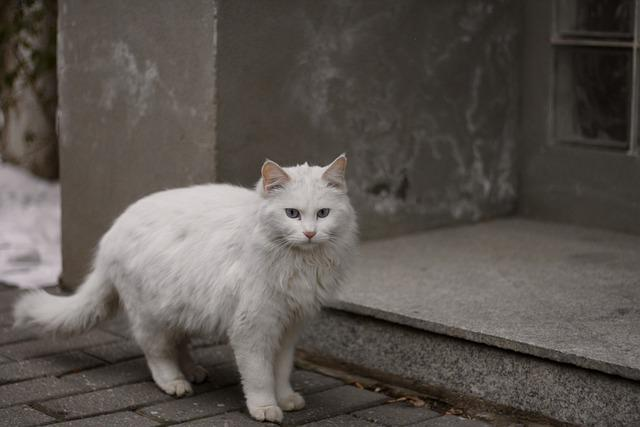
#> input picture img1.jpg, 640 x 427 px
$ python py38.py
#> lines starting #> are read from the running program, lines starting #| are printed output that depends on the picture
### py35.py
import cv2

# 기능(코드를 저장)
def 이미지띄우기():
    img = cv2.imread("img1.jpg")
#> img is the input picture: shape (427, 640, 3); mean B, G, R 79.4, 84.2, 90.2
    cv2.imshow("title", img)
    cv2.waitKey(0)

def 이미지띄우기2(이미지이름):
#> called with 이미지이름 = 'img2.jpg'
    img = cv2.imread(이미지이름)
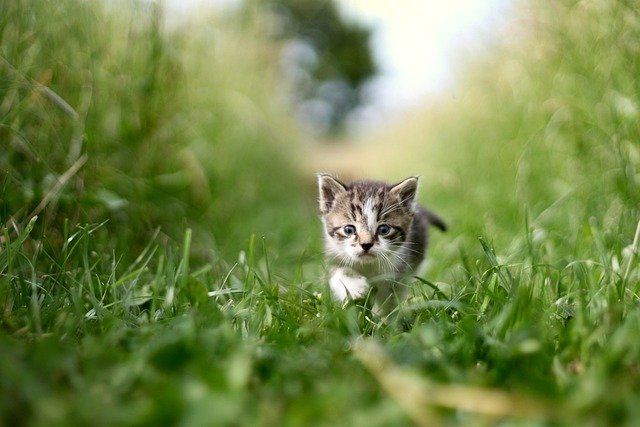
#> input picture img2.jpg, 640 x 427 px
#> img is the input picture: shape (427, 640, 3); mean B, G, R 73.9, 135.2, 116.6
    cv2.imshow("title", img)

    cv2.waitKey(0)

def 회색이미지(이미지이름):
#> called with 이미지이름 = 'img3.jpg'
    img = cv2.imread(이미지이름)
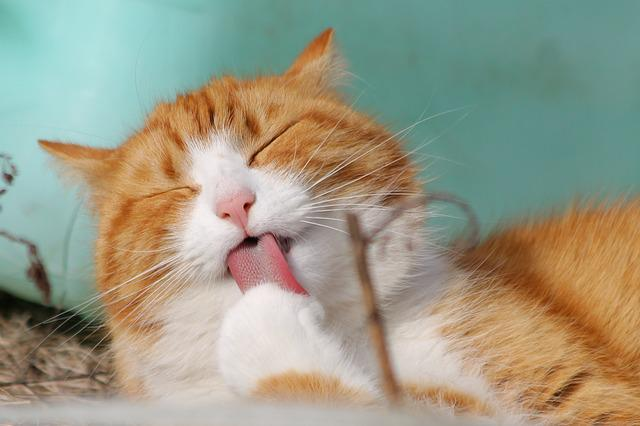
#> input picture img3.jpg, 640 x 426 px
#> img is the input picture: shape (426, 640, 3); mean B, G, R 134.2, 154.2, 155.2
    gray = cv2.cvtColor(img, cv2.COLOR_BGR2GRAY)
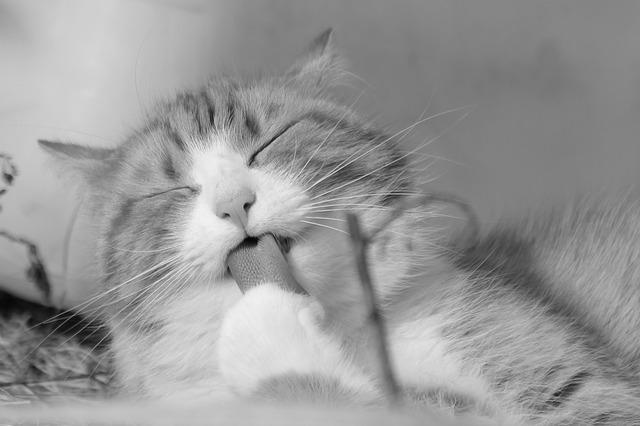
#> gray: shape (426, 640); min 1, max 243, mean 152.2
    cv2.imshow("title", gray)
    cv2.waitKey(0)

# [14 lines of commented-out code are left out]

### py38.py
import py35                     # py35.py 파일을 복사붙여넣기
import py35 as p                # py35.py 파일을 복사붙여넣기하고 p라는 키워드로 사용하기
from py35 import 이미지띄우기    # py35.py 파일 중 이미지띄우기 만 가져오기
import random                   # random.py 파일을 복사붙여넣기

# py35 안에 있는 이미지띄우기()
py35.이미지띄우기()
py35.이미지띄우기2("img2.jpg")
p.회색이미지("img3.jpg")
이미지띄우기()

# random.py 파일 안에 있는 randint 라는 함수를 사용
print(random.randint(1,11))
